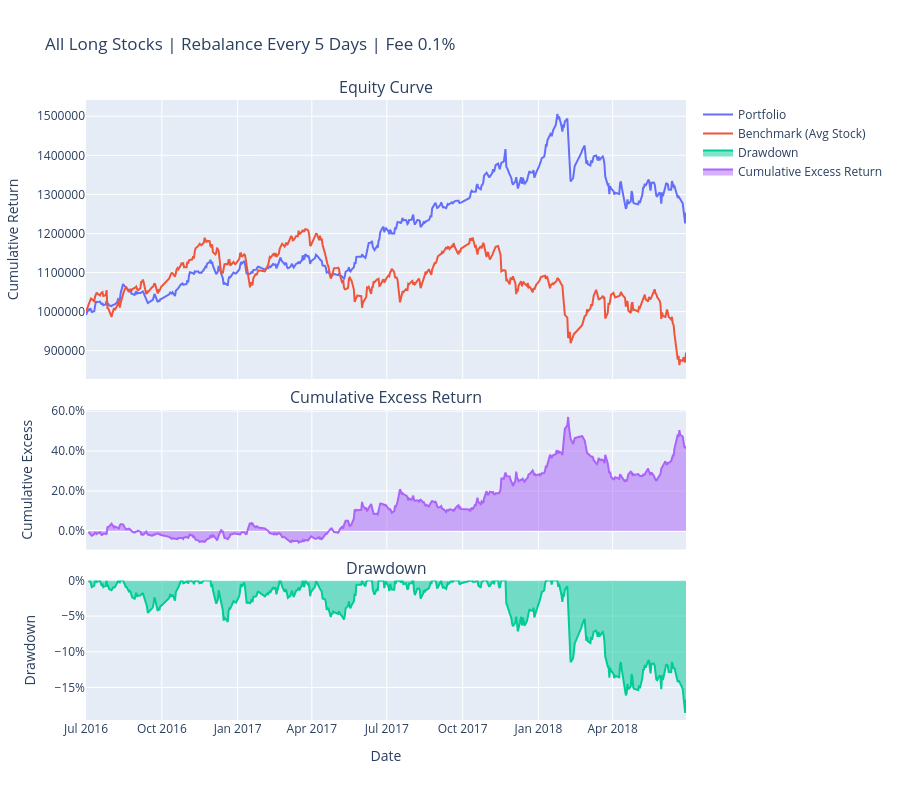

The notebook cell saved with this chart:
### Markdown cell above
### 3.4 策略稳健性检验（不同时间子样本）

### Code cell
import warnings
from util import *

warnings.filterwarnings("ignore")

# ===================== 全多头策略配置 =====================
CONFIG = {
    "INITIAL_CASH": 1_000_000,       # 初始资金
    "START_DATE": "2016-07-01",      # 回测开始日期
    "END_DATE": "2018-06-30",        # 回测结束日期
    "REBALANCE_FREQ": 5,             # 调仓频率（每N个选股日）
    "PRICE_FILE": "data/eod_prices.parquet",    # 价格文件
    "SELECTION_FILE": "records/mv_selection_v4.parquet", # 新版选股文件
    "TRANSACTION_FEE": 0.008         # 手续费0.1%
}

# ===================== 执行全多头回测 =====================
portfolio_ser, benchmark_ser, metrics = backtest_long_only(
    initial_cash=CONFIG["INITIAL_CASH"],
    start_date=CONFIG["START_DATE"],
    end_date=CONFIG["END_DATE"],
    rebalance_freq=CONFIG["REBALANCE_FREQ"],
    price_file=CONFIG["PRICE_FILE"],
    selection_file=CONFIG["SELECTION_FILE"],
    transaction_fee_rate=CONFIG["TRANSACTION_FEE"]
)

# ===================== 输出结果 =====================
print("\n==================== 全多头策略绩效指标 ====================")
for k, v in metrics.items():
    print(f"{k}: {v:.4f}")

# 绘图（净值+回撤+基准对比）
plot_results(
    portfolio_values=portfolio_ser,
    benchmark_values=benchmark_ser,
    title=f'All Long Stocks | Rebalance Every {CONFIG["REBALANCE_FREQ"]} Days | Fee 0.1%',
    plot_excess=True
)

### Figure 1 — Plotly figure (JSON) as saved in the notebook; plotly's stock layout.template omitted (floating-point values rounded to 4 significant figures; data arrays with more than 128 entries replaced by an {"elided": "..."} marker saying what was removed)
{"data": [{"mode": "lines", "name": "Portfolio", "type": "scatter", "x": {"elided": "487 str values"}, "xaxis": "x", "y": {"elided": "487 float values"}, "yaxis": "y"}, {"mode": "lines", "name": "Benchmark (Avg Stock)", "type": "scatter", "x": {"elided": "487 str values"}, "xaxis": "x", "y": {"elided": "487 float values"}, "yaxis": "y"}, {"fill": "tozeroy", "mode": "lines", "name": "Drawdown", "type": "scatter", "x": {"elided": "486 str values"}, "xaxis": "x3", "y": {"elided": "486 float values"}, "yaxis": "y3"}, {"fill": "tozeroy", "mode": "lines", "name": "Cumulative Excess Return", "type": "scatter", "x": {"elided": "486 str values"}, "xaxis": "x2", "y": {"elided": "486 float values"}, "yaxis": "y2"}], "layout": {"annotations": [{"font": {"size": 16}, "showarrow": false, "text": "Equity Curve", "x": 0.5, "xanchor": "center", "xref": "paper", "y": 1, "yanchor": "bottom", "yref": "paper"}, {"font": {"size": 16}, "showarrow": false, "text": "Cumulative Excess Return", "x": 0.5, "xanchor": "center", "xref": "paper", "y": 0.5, "yanchor": "bottom", "yref": "paper"}, {"font": {"size": 16}, "showarrow": false, "text": "Drawdown", "x": 0.5, "xanchor": "center", "xref": "paper", "y": 0.225, "yanchor": "bottom", "yref": "paper"}], "height": 800, "hovermode": "x unified", "showlegend": true, "title": {"text": "All Long Stocks | Rebalance Every 5 Days | Fee 0.1%"}, "xaxis": {"anchor": "y", "domain": [0, 1], "matches": "x3", "showticklabels": false}, "xaxis2": {"anchor": "y2", "domain": [0, 1], "matches": "x3", "showticklabels": false}, "xaxis3": {"anchor": "y3", "domain": [0, 1], "title": {"text": "Date"}}, "yaxis": {"anchor": "x", "domain": [0.55, 1], "tickformat": ".0f", "title": {"text": "Cumulative Return"}}, "yaxis2": {"anchor": "x2", "domain": [0.275, 0.5], "tickformat": ".1%", "title": {"text": "Cumulative Excess"}}, "yaxis3": {"anchor": "x3", "domain": [0, 0.225], "tickformat": ".0%", "title": {"text": "Drawdown"}}}}
